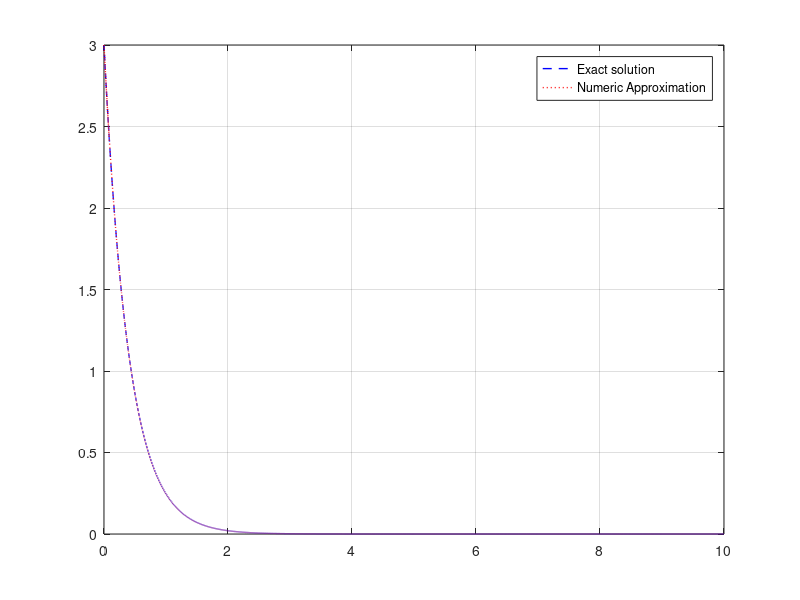

This figure's MATLAB source: (Note: this script raises an error after producing the figure.)
% Load C Program Solution
data = load('./prog_out/prog_sol_1.txt');
x = data(:,1);
y = data(:,2);
% Set up Analyzed solution 
x2 = 0:0.001:10;
y2 = 3 * exp(-2.5 * x);
% Start The figure
figure;
% Plot The Exact Solution
plot(x2, y2,'b--','LineWidth',1,'DisplayName','Exact Solution')
hold on;
% Plot the C Program Solution
plot(x,y,'r:','LineWidth',1,'DisplayName','Numeric Approximation')
hold off;
% Make graph look nice
grid on;
lgd = legend('Exact solution','Numeric Approximation','Location','best');
lgd.Box = 'on';
lgd.AutoUpdate = 'off';
lgd.ItemTokenSize = [15,7];
% Save graph
exportgraphics(gca,'fig_1_overlay.png','Resolution',300)
